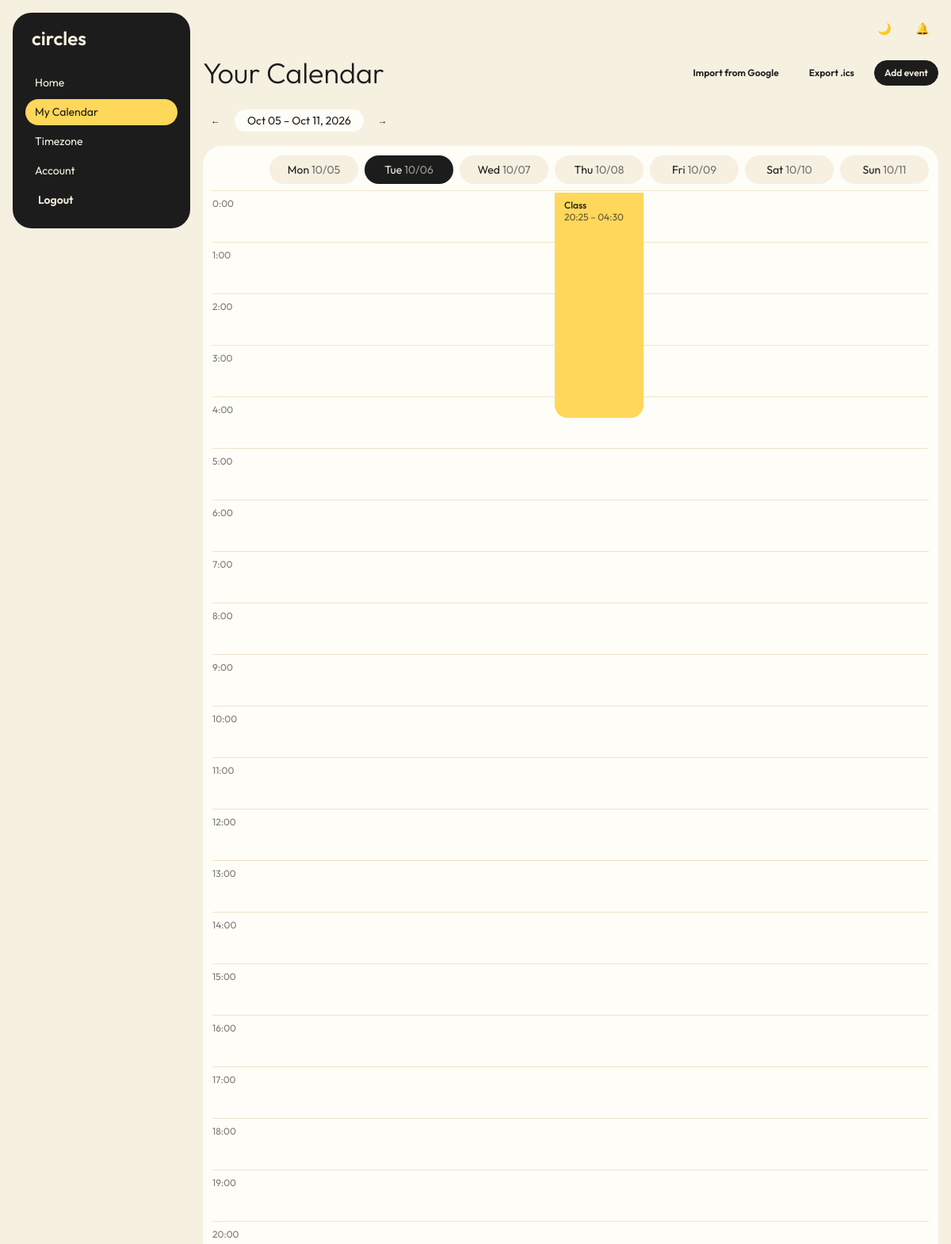
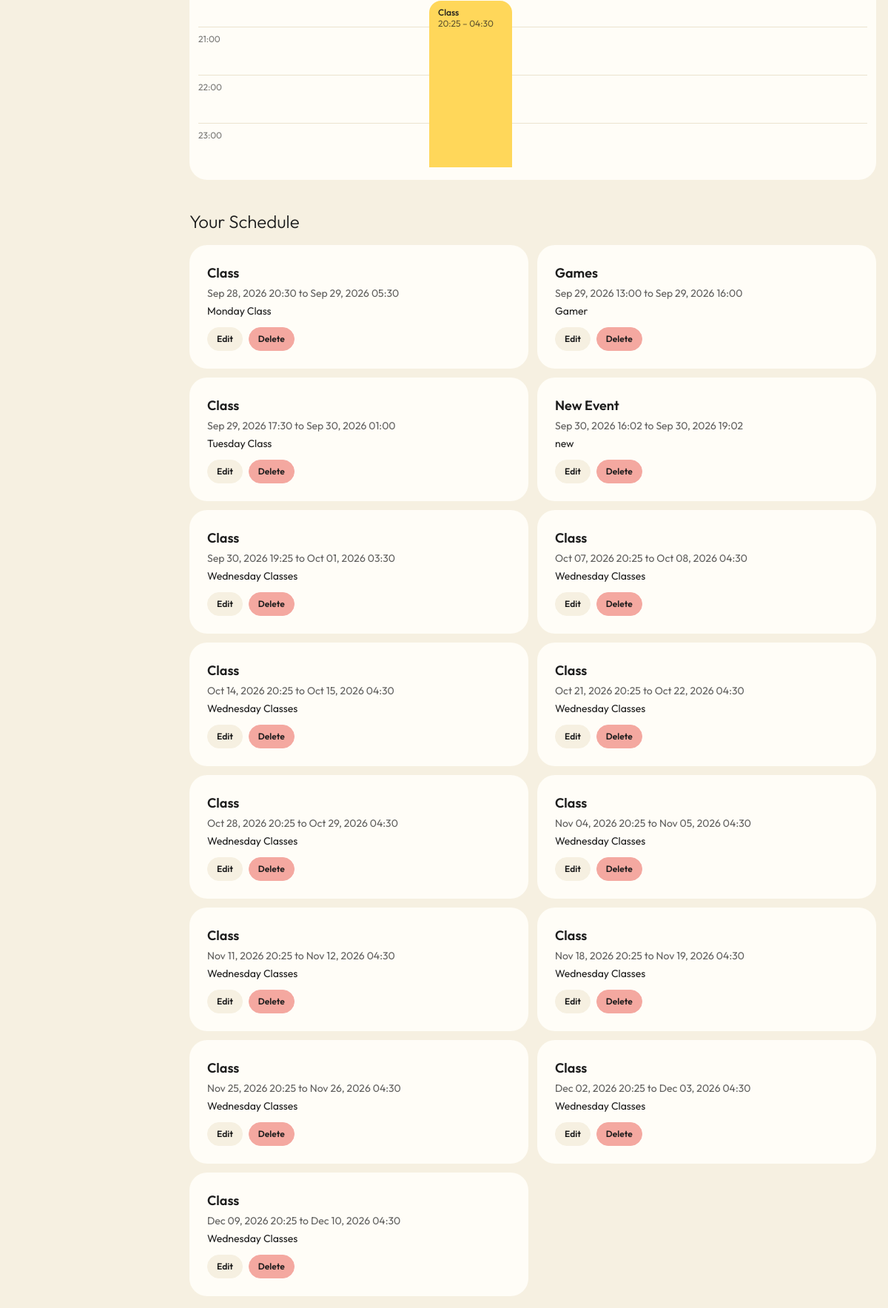
The app's page /calendar/ (signed in) with its own data (2 pictures, top to bottom).
### CirclesApp/models.py (models this page shows, shortened)
class Event(models.Model):
    STATUS_CHOICES = [
        ('personal', 'Personal'),
        ('pending', 'Pending'),
        ('approved', 'Approved'),
    ]
    user = models.ForeignKey(User, on_delete=models.CASCADE, null=True, blank=True)
    circle = models.ForeignKey(
        Circle, on_delete=models.CASCADE, null=True, blank=True, related_name='circle_events'
    )
    proposed_by = models.ForeignKey(
        User, on_delete=models.SET_NULL, null=True, blank=True, related_name='proposed_events'
    )
    status = models.CharField(max_length=10, choices=STATUS_CHOICES, default='personal')
    proposed_at = models.DateTimeField(null=True, blank=True, auto_now_add=True)
    start_time = models.DateTimeField()
    end_time = models.DateTimeField()
    event_name = models.CharField(max_length=32)
    event_description = models.TextField()

### CirclesApp/views.py (the view)
# urls.py: path('calendar/', views.calendar_view, name='calendar'),
@login_required
def calendar_view(request):
    if request.method == "POST":
        form = CalendarForm(request.POST)
        if form.is_valid():
            weekdays = {int(d) for d in form.cleaned_data['weekdays']}
            if weekdays:
                start_dt = form.cleaned_data['start_time']
                duration = form.cleaned_data['end_time'] - start_dt
                first_day = start_dt.date()
                created = 0
                for offset in range(form.cleaned_data['num_weeks'] * 7):
                    day = first_day + timedelta(days=offset)
                    if day.weekday() in weekdays:
                        occurrence_start = timezone.make_aware(datetime.combine(day, start_dt.time()))
                        Event.objects.create(
                            user=request.user,
                            start_time=occurrence_start,
                            end_time=occurrence_start + duration,
                            event_name=form.cleaned_data['event_name'],
                            event_description=form.cleaned_data['event_description'],
                        )
                        created += 1
                messages.success(request, f"Added {created} events.")
            else:
                event = form.save(commit=False)
                event.user = request.user
                event.save()
            return redirect('calendar')
    else:
        form = CalendarForm()
    monday = get_week_monday(request)
    days = [monday + timedelta(days=i) for i in range(7)]
    week_start = timezone.make_aware(datetime.combine(days[0], time.min))
    week_end = timezone.make_aware(datetime.combine(days[-1], time.max))
    week_events = list(Event.objects.filter(
        user=request.user, start_time__lt=week_end, end_time__gt=week_start,
    ).select_related('circle'))
    grid = []
    for hour in HOURS:
        cells = []
        for day in days:
            cell_start = timezone.make_aware(datetime.combine(day, time(hour=hour)))
            cell_end = cell_start + timedelta(hours=1)
            matches = [e for e in week_events if e.start_time < cell_end and cell_start < e.end_time]
            cells.append({'events': matches, 'start': cell_start, 'end': cell_end})
        grid.append({'hour': hour, 'cells': cells})
    user_events = Event.objects.filter(user=request.user).order_by('start_time')
    return render(request, 'circles_app/calendar.html', {
        'form': form, 'events': user_events,
        'grid': grid, 'days': days,
        'prev_week': monday - timedelta(days=7), 'next_week': monday + timedelta(days=7),
    })

### CirclesApp/templatetags/circle_extras.py (called while the page is built)
def _local(dt):
    return timezone.localtime(dt) if timezone.is_aware(dt) else dt

@register.filter
def nth(items, i):
    try:
        return list(items)[int(i)]
    except (IndexError, TypeError, ValueError):
        return None

@register.filter
def segment(event, day):
    if day is None:
        return None
    if isinstance(day, datetime):
        day = _local(day).date() if timezone.is_aware(day) else day.date()
    start, end = _local(event.start_time), _local(event.end_time)
    day_start = datetime.combine(day, time.min)
    if timezone.is_aware(start):
        day_start = timezone.make_aware(day_start, timezone.get_current_timezone())
    day_end = day_start + timedelta(days=1)
    seg_start = max(start, day_start)
    seg_end = min(end, day_end)
    if seg_end <= seg_start:
        return None
    return {
        "hour": seg_start.hour,
        "minute": seg_start.minute,
        "duration": max(int((seg_end - seg_start).total_seconds() // 60), 15),
        "continued": start < day_start,   # started on a previous day
        "continues": end > day_end,       # runs into the next day
    }

### CirclesApp/views.py (called while the page is built)
def get_week_monday(request):
    day = None
    week_param = request.GET.get('week')
    if week_param:
        try:
            day = datetime.strptime(week_param, '%Y-%m-%d').date()
        except ValueError:
            day = None
    if day is None:
        day = timezone.localdate()
    return day - timedelta(days=day.weekday())

### CirclesApp/templates/circles_app/calendar.html (shortened to what this page needs)
{% extends 'base.html' %}
{% load circle_extras %}
{% block content %}
{% now "Y-m-d" as today %}
<div class="flex flex-wrap items-center gap-3 mb-6">
    <h1 class="text-4xl font-light flex-1">Your Calendar</h1>
    <a href="{% url 'import_calendar' %}" class="btn btn-sm">Import from Google</a>
    <a href="{% url 'export_calendar' %}" class="btn btn-sm">Export .ics</a>
    <button type="button" class="btn btn-neutral btn-sm" onclick="event_modal.showModal()">Add event</button>
</div>
<div class="flex items-center gap-2 mb-4">
    <a href="?week={{ prev_week|date:'Y-m-d' }}" class="btn btn-sm btn-circle">←</a>
    <span class="px-4 py-1 rounded-full bg-base-100 text-sm">
        {{ days.0|date:"M d" }} – {{ days.6|date:"M d, Y" }}
    </span>
    <a href="?week={{ next_week|date:'Y-m-d' }}" class="btn btn-sm btn-circle">→</a>
</div>
<div class="overflow-x-auto">
  <div class="min-w-[56rem] rounded-3xl bg-base-100 p-3">
    <div class="grid grid-cols-[4rem_repeat(7,minmax(0,1fr))] gap-2 pb-2">
        <div></div>
        {% for day in days %}
        <div class="rounded-full text-center py-2 text-sm
            {% if day|date:'Y-m-d' == today %}bg-neutral text-neutral-content{% else %}bg-base-200{% endif %}">
            {{ day|date:"D" }} <span class="opacity-60">{{ day|date:"m/d" }}</span>
        </div>
        {% endfor %}
    </div>
    {% for row in grid %}
    <div class="grid grid-cols-[4rem_repeat(7,minmax(0,1fr))] gap-2 border-t border-base-300">
        <div class="text-xs opacity-60 pt-2">{{ row.hour }}:00</div>
        {% for cell in row.cells %}
        {% with day=days|nth:forloop.counter0 %}
        <div class="relative h-16">
            {% for e in cell.events %}
            {% with seg=e|segment:day %}
            {% if seg and seg.hour == row.hour %}
            <div class="absolute inset-x-0 z-10 overflow-hidden px-3 py-2 text-xs
                {% if seg.continued %}rounded-t-none{% else %}rounded-t-2xl{% endif %}
                {% if seg.continues %}rounded-b-none{% else %}rounded-b-2xl{% endif %}
                {% if e.status == 'approved' and e.circle %}bg-secondary{% else %}bg-primary{% endif %}"
                 style="top: calc({{ seg.minute }} / 60 * 4rem + 2px);
                        height: calc({{ seg.duration }} / 60 * 4rem - 4px);
                        min-height: 1.75rem;">
                <p class="font-medium leading-tight">{{ e.event_name }}</p>
                <p class="opacity-70">{{ e.start_time|date:"H:i" }} – {{ e.end_time|date:"H:i" }}</p>
            </div>
            {% endif %}
            {% endwith %}
            {% endfor %}
        </div>
        {% endwith %}
        {% endfor %}
    </div>
    {% endfor %}
  </div>
</div>
<h2 class="text-2xl font-light mt-10 mb-4">Your Schedule</h2>
{% if events %}
<div class="grid gap-3 md:grid-cols-2">
    {% for i in events %}
    <div class="card bg-base-100">
        <div class="card-body gap-1">
            <h3 class="card-title">{{ i.event_name }}</h3>
            <p class="text-sm opacity-70">
                {{ i.start_time|date:"M d, Y H:i" }} to {{ i.end_time|date:"M d, Y H:i" }}
            </p>
            {% if i.event_description %}<p class="text-sm">{{ i.event_description }}</p>{% endif %}
            <div class="card-actions mt-2">
                <a href="{% url 'edit_event' i.id %}" class="btn btn-sm">Edit</a>
                <a href="{% url 'delete_event' i.id %}" class="btn btn-sm btn-error">Delete</a>
            </div>
        </div>
    </div>
    {% endfor %}
</div>
{% else %}
<div class="card bg-base-100">
    <div class="card-body items-center text-center">
        <p class="opacity-70">No events added yet. Add your first event!</p>
    </div>
</div>
{% endif %}
{% endblock %}

### records on screen
Event: {{ seg.duration }} 270 (drawn), event_name "Class", start_time "20:25", end_time "04:30", {{ seg.duration }} 215 (drawn), start_time "Oct 07, 2026 20:25", end_time "Oct 08, 2026 04:30", event_description "Wednesday Classes"
Event: event_name "Class", start_time "Sep 28, 2026 20:30", end_time "Sep 29, 2026 05:30", event_description "Monday Class"
Event: event_name "Games", start_time "Sep 29, 2026 13:00", end_time "Sep 29, 2026 16:00", event_description "Gamer"
Event: event_name "Class", start_time "Sep 29, 2026 17:30", end_time "Sep 30, 2026 01:00", event_description "Tuesday Class"
Event: event_name "New Event", start_time "Sep 30, 2026 16:02", end_time "Sep 30, 2026 19:02", event_description "new"
Event: event_name "Class", start_time "Sep 30, 2026 19:25", end_time "Oct 01, 2026 03:30", event_description "Wednesday Classes"
Event: event_name "Class", start_time "Oct 14, 2026 20:25", end_time "Oct 15, 2026 04:30", event_description "Wednesday Classes"
Event: event_name "Class", start_time "Oct 21, 2026 20:25", end_time "Oct 22, 2026 04:30", event_description "Wednesday Classes"
Event: event_name "Class", start_time "Oct 28, 2026 20:25", end_time "Oct 29, 2026 04:30", event_description "Wednesday Classes"
Event: event_name "Class", start_time "Nov 04, 2026 20:25", end_time "Nov 05, 2026 04:30", event_description "Wednesday Classes"
Event: event_name "Class", start_time "Nov 11, 2026 20:25", end_time "Nov 12, 2026 04:30", event_description "Wednesday Classes"
Event: event_name "Class", start_time "Nov 18, 2026 20:25", end_time "Nov 19, 2026 04:30", event_description "Wednesday Classes"
Event: event_name "Class", start_time "Nov 25, 2026 20:25", end_time "Nov 26, 2026 04:30", event_description "Wednesday Classes"
Event: event_name "Class", start_time "Dec 02, 2026 20:25", end_time "Dec 03, 2026 04:30", event_description "Wednesday Classes"
Event: event_name "Class", start_time "Dec 09, 2026 20:25", end_time "Dec 10, 2026 04:30", event_description "Wednesday Classes"

### other values on screen
{{ days.0|date:"M d" }} "Oct 05"
{{ days.6|date:"M d, Y" }} "Oct 11, 2026"
{{ day|date:"D" }} "Mon" "Tue" "Wed" "Thu" "Fri" "Sat" "Sun"
{{ day|date:"m/d" }} "10/05" "10/06" "10/07" "10/08" "10/09" "10/10" "10/11"
{{ row.hour }} "0" "1" "2" "3" "4" "5" "6" "7" "8" "9" "10" "11" "12" "13" "14" "15" "16" "17" "18" "19" "20" "21" "22" "23"
